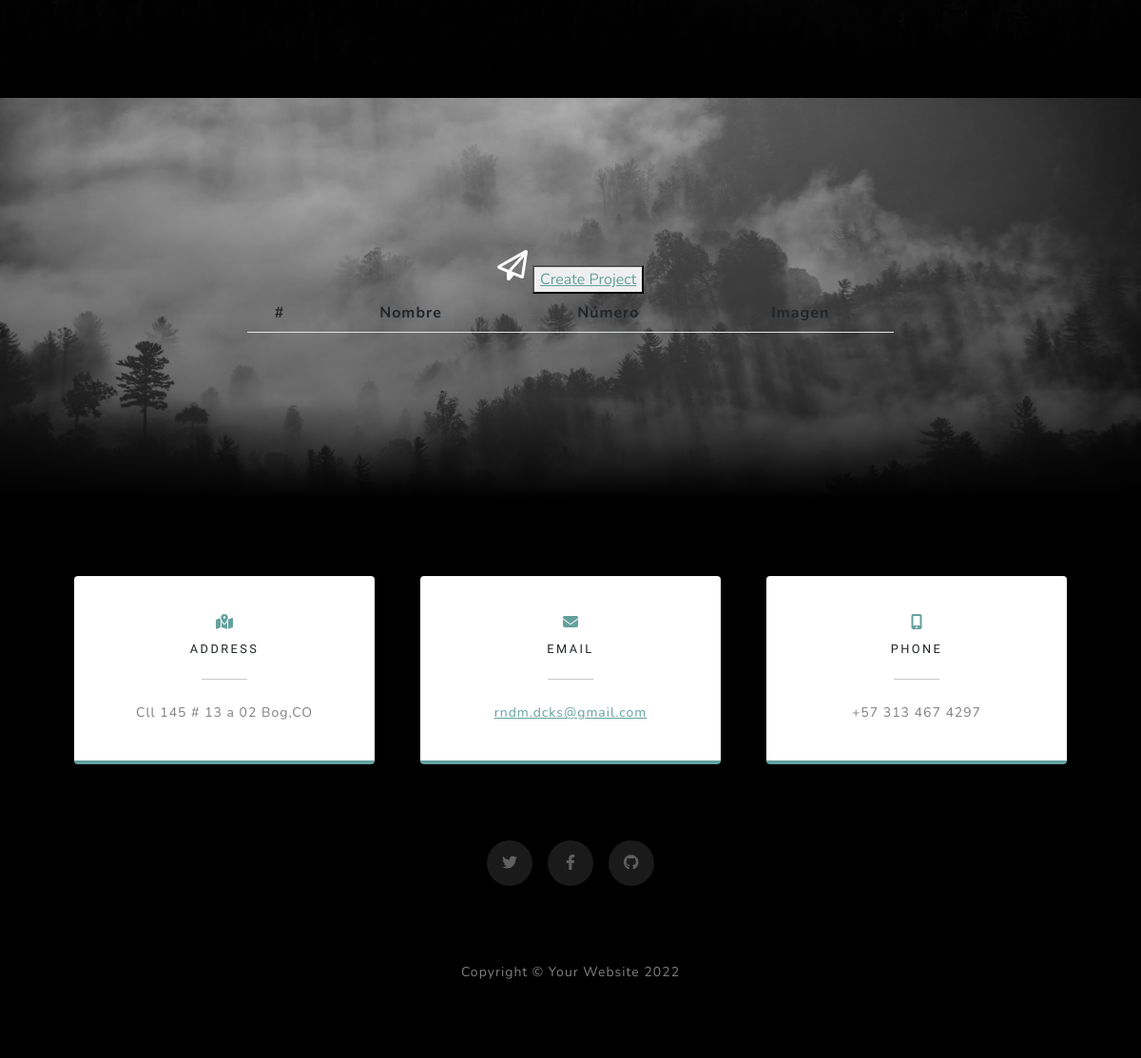
The page /App_Coder/Proyectos/lista (lower part) on the database as committed earlier.
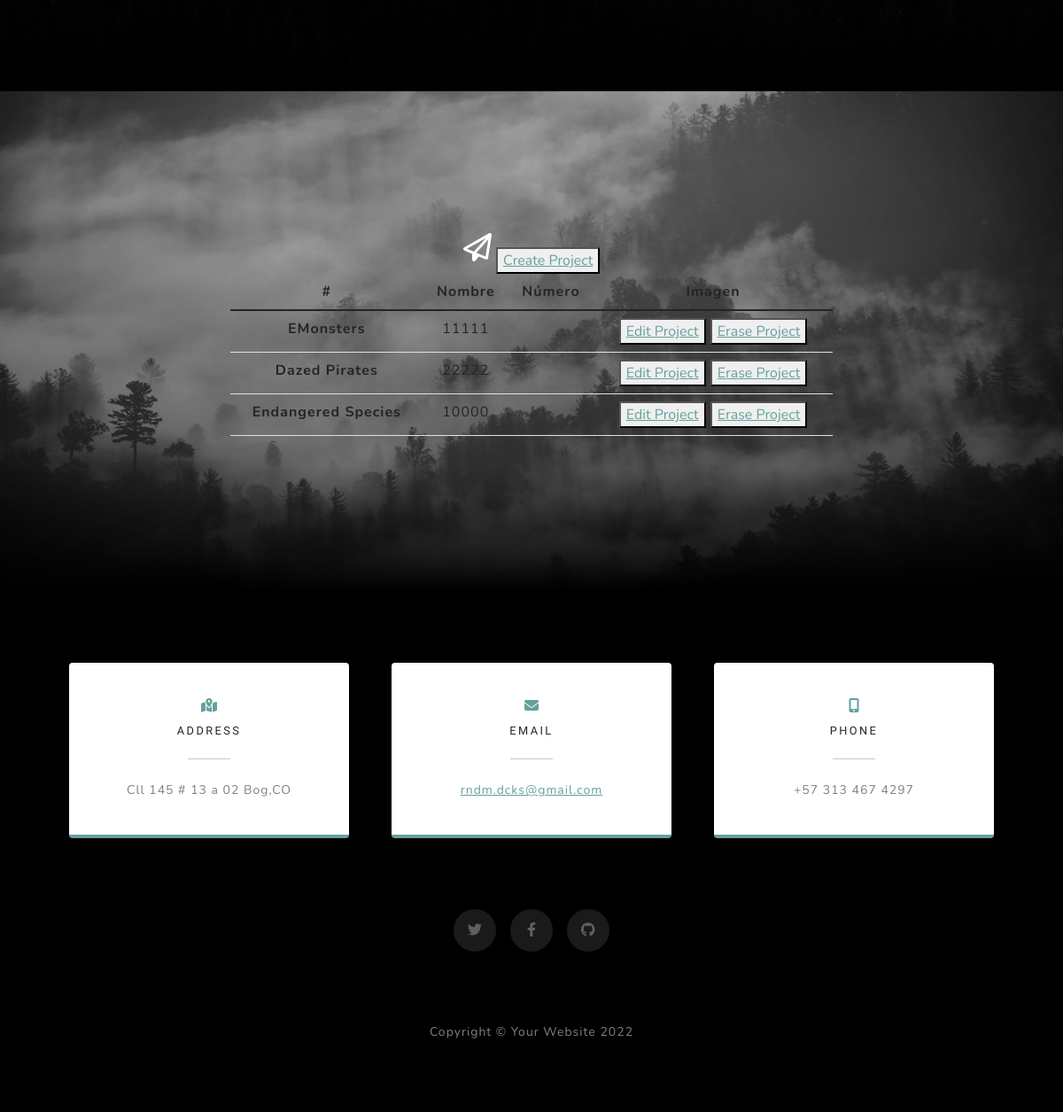
The same page on the database as committed later.
### App_Coder/models.py (models this page shows, shortened)
class proyectos(models.Model):
    nombre = models.CharField(max_length=40) #Mensajes de texto pequeños
    cantidad = models.IntegerField(default = None)
    imagen = models.ImageField(upload_to = 'NFTs', null=True)

### App_Coder/views.py (the view)
# urls.py: path("Proyectos/lista", ProyectoLista.as_view(), name = "Ver Proyectos"),
class ProyectoLista(ListView): #por defecto el template name se llama curso_list.html
    model = proyectos
    template_name = "App_Coder/Proyectos/proyectos_list.html"

### App_Coder/templates/App_Coder/Proyectos/proyectos_list.html (shortened to what this page needs)
{% extends 'App_Coder/inicio.html' %}
 {% block forms %}
 <button>
    <a href="{% url 'Projects' %}">Create Project</a>
</button>
<table class="table">
    <thead>
      <tr>
        <th scope="col">#</th>
        <th scope="col">Nombre</th>
        <th scope="col">Número</th>
        <th scope="col">Imagen</th>
      </tr>
    </thead>
    <tbody>
        {% for project in object_list %}
        <tr>
            <th scope="row">{{project.nombre}}</th>
            <td>{{project.cantidad}}</td>
            <td>{{project.imagen}}</td>
            <td>
                <button>
                    <a href="{% url 'Editar Proyectos' projects.nombre %}">Edit Project</a>
                </button>
                <button>
                    <a href="{% url 'Borrar Proyectos' proyects.nombre %}">Erase Project</a>
                </button>
            </td>
        </tr>
        {% endfor %}
    </tbody>
  </table>
{% endblock %}

### App_Coder/templates/App_Coder/inicio.html (shortened to what this page needs)
<!DOCTYPE html>
    <html lang="en">
        <head>
            {% load static %}
            <link href="{% static 'App_Coder/css/styles.css' %}" rel="stylesheet" />
        </head>
        <body id="page-top">
            <header class="masthead">
                <div class="container px-4 px-lg-5 d-flex h-100 align-items-center justify-content-center">
                </div>
            </header>
            <section class="signup-section" id="signup">
                <div class="container px-4 px-lg-5">
                    <div class="row gx-4 gx-lg-5">
                        <div class="col-md-10 col-lg-8 mx-auto text-center">
                            <i class="far fa-paper-plane fa-2x mb-2 text-white"></i>
                            {% block forms %}{% endblock %}
                        </div>
                    </div>
                </div>
            </section>
            <section class="contact-section bg-black">
                <div class="container px-4 px-lg-5">
                    <div class="row gx-4 gx-lg-5">
                        <div class="col-md-4 mb-3 mb-md-0">
                            <div class="card py-4 h-100">
                                <div class="card-body text-center">
                                    <i class="fas fa-map-marked-alt text-primary mb-2"></i>
                                    <h4 class="text-uppercase m-0">Address</h4>
                                    <hr class="my-4 mx-auto" />
                                    <div class="small text-black-50">Cll 145 # 13 a 02 Bog,CO</div>
                                </div>
                            </div>
                        </div>
                        <div class="col-md-4 mb-3 mb-md-0">
                            <div class="card py-4 h-100">
                                <div class="card-body text-center">
                                    <i class="fas fa-envelope text-primary mb-2"></i>
                                    <h4 class="text-uppercase m-0">Email</h4>
                                    <hr class="my-4 mx-auto" />
                                    <div class="small text-black-50"><a href="#!">rndm.dcks@gmail.com</a></div>
                                </div>
                            </div>
                        </div>
                        <div class="col-md-4 mb-3 mb-md-0">
                            <div class="card py-4 h-100">
                                <div class="card-body text-center">
                                    <i class="fas fa-mobile-alt text-primary mb-2"></i>
                                    <h4 class="text-uppercase m-0">Phone</h4>
                                    <hr class="my-4 mx-auto" />
                                    <div class="small text-black-50">+57 313 467 4297</div>
                                </div>
                            </div>
                        </div>
                    </div>
                    <div class="social d-flex justify-content-center">
                        <a class="mx-2" href="#!"><i class="fab fa-twitter"></i></a>
                        <a class="mx-2" href="#!"><i class="fab fa-facebook-f"></i></a>
                        <a class="mx-2" href="#!"><i class="fab fa-github"></i></a>
                    </div>
                </div>
            </section>
            <footer class="footer bg-black small text-center text-white-50"><div class="container px-4 px-lg-5">Copyright &copy; Your Website 2022</div></footer>
        </body>
    </html>

Rows that differ between the two databases and show on the page:
added proyectos: nombre "EMonsters", cantidad "11111"
added proyectos: nombre "Dazed Pirates", cantidad "22222"
added proyectos: nombre "Endangered Species", cantidad "10000"
